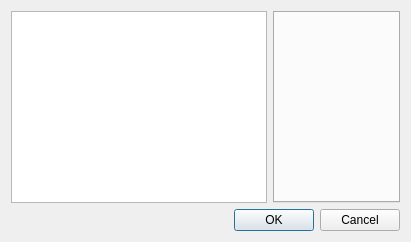
<?xml version="1.0" encoding="UTF-8"?>
<ui version="4.0">
 <class>ConfigureDialog</class>
 <widget class="QDialog" name="ConfigureDialog">
  <property name="windowTitle">
   <string>Mandarine Configuration</string>
  </property>
  <layout class="QVBoxLayout" name="verticalLayout">
   <item>
    <layout class="QHBoxLayout" name="horizontalLayout">
     <item>
      <widget class="QListWidget" name="selectorList">
       <property name="minimumWidth">
        <number>150</number>
       </property>
       <property name="maximumWidth">
        <number>150</number>
       </property>
      </widget>
     </item>
     <item>
      <widget class="QTabWidget" name="tabWidget">
       <property name="currentIndex">
        <number>-1</number>
       </property>
      </widget>
     </item>
    </layout>
   </item>
   <item>
    <widget class="QDialogButtonBox" name="buttonBox">
     <property name="standardButtons">
      <set>QDialogButtonBox::Cancel|QDialogButtonBox::Ok</set>
     </property>
    </widget>
   </item>
  </layout>
 </widget>
 <customwidgets>
  <customwidget>
   <class>ConfigureGeneral</class>
   <extends>QWidget</extends>
   <header>configuration/configure_general.h</header>
   <container>1</container>
  </customwidget>
  <customwidget>
   <class>ConfigureSystem</class>
   <extends>QWidget</extends>
   <header>configuration/configure_system.h</header>
   <container>1</container>
  </customwidget>
  <customwidget>
   <class>ConfigureAudio</class>
   <extends>QWidget</extends>
   <header>configuration/configure_audio.h</header>
   <container>1</container>
  </customwidget>
  <customwidget>
   <class>ConfigureCamera</class>
   <extends>QWidget</extends>
   <header>configuration/configure_camera.h</header>
   <container>1</container>
  </customwidget>
  <customwidget>
   <class>ConfigureDebug</class>
   <extends>QWidget</extends>
   <header>configuration/configure_debug.h</header>
   <container>1</container>
  </customwidget>
    <customwidget>
   <class>ConfigureStorage</class>
   <extends>QWidget</extends>
   <header>configuration/configure_storage.h</header>
   <container>1</container>
  </customwidget>
  <customwidget>
   <class>ConfigureInput</class>
   <extends>QWidget</extends>
   <header>configuration/configure_input.h</header>
   <container>1</container>
  </customwidget>
  <customwidget>
   <class>ConfigureHotkeys</class>
   <extends>QWidget</extends>
   <header>configuration/configure_hotkeys.h</header>
   <container>1</container>
  </customwidget>
  <customwidget>
   <class>ConfigureGraphics</class>
   <extends>QWidget</extends>
   <header>configuration/configure_graphics.h</header>
   <container>1</container>
  </customwidget>
  <customwidget>
   <class>ConfigureEnhancements</class>
   <extends>QWidget</extends>
   <header>configuration/configure_enhancements.h</header>
   <container>1</container>
  </customwidget>
  <customwidget>
   <class>ConfigureLayout</class>
   <extends>QWidget</extends>
   <header>configuration/configure_layout.h</header>
   <container>1</container>
  </customwidget>
  <customwidget>
   <class>ConfigureWeb</class>
   <extends>QWidget</extends>
   <header>configuration/configure_web.h</header>
   <container>1</container>
  </customwidget>
  <customwidget>
   <class>ConfigureUi</class>
   <extends>QWidget</extends>
   <header>configuration/configure_ui.h</header>
   <container>1</container>
  </customwidget>
 </customwidgets>
 <resources/>
 <connections>
  <connection>
   <sender>buttonBox</sender>
   <signal>accepted()</signal>
   <receiver>ConfigureDialog</receiver>
   <slot>accept()</slot>
   <hints>
    <hint type="sourcelabel">
     <x>220</x>
     <y>380</y>
    </hint>
    <hint type="destinationlabel">
     <x>220</x>
     <y>200</y>
    </hint>
   </hints>
  </connection>
  <connection>
   <sender>buttonBox</sender>
   <signal>rejected()</signal>
   <receiver>ConfigureDialog</receiver>
   <slot>reject()</slot>
   <hints>
    <hint type="sourcelabel">
     <x>220</x>
     <y>380</y>
    </hint>
    <hint type="destinationlabel">
     <x>220</x>
     <y>200</y>
    </hint>
   </hints>
  </connection>
 </connections>
</ui>
